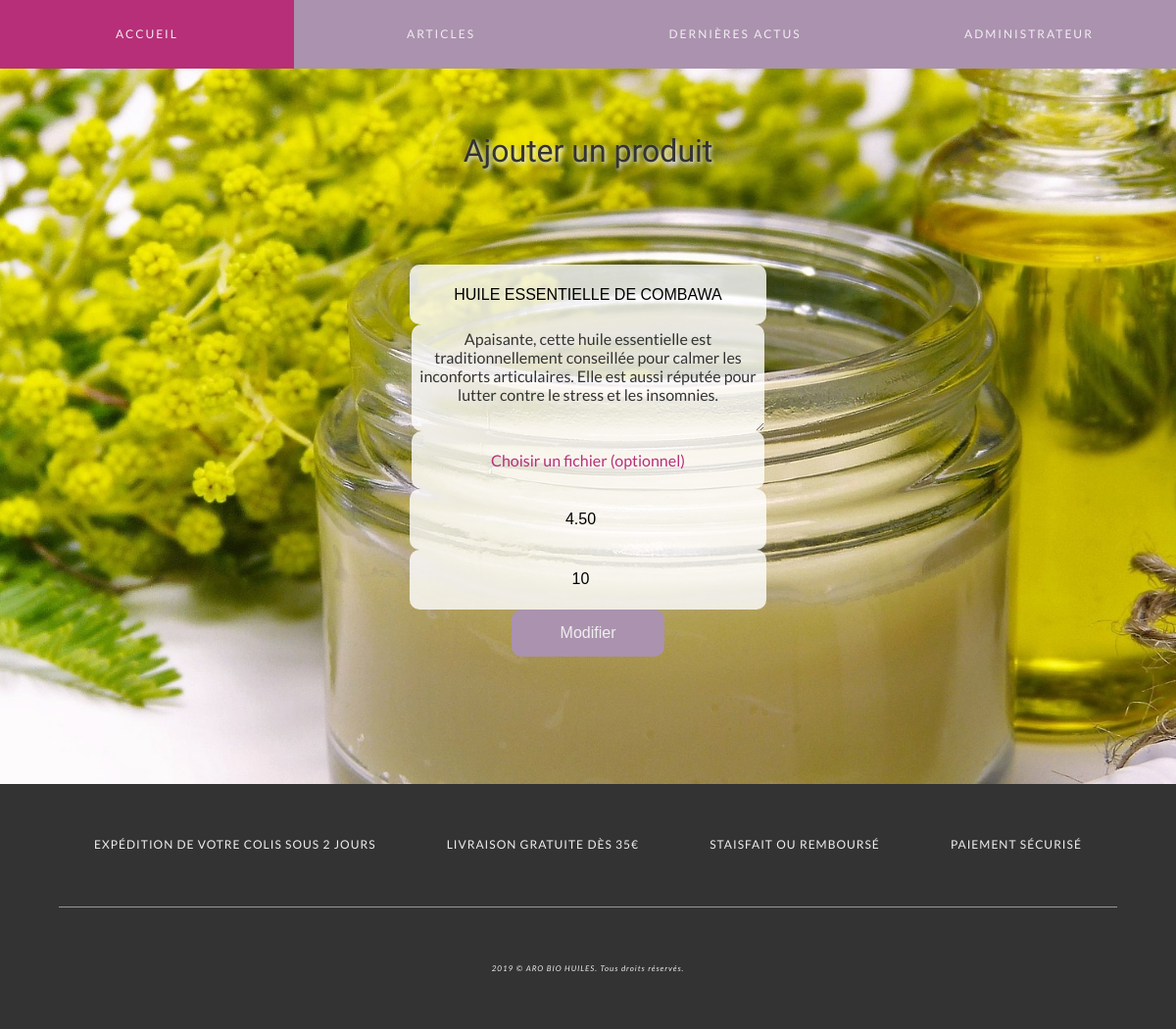
Screenshot of /index.php?page=update_product&id=3 (signed in) with the database file from the repository.
### tables this page shows
CREATE TABLE `products` (
  `product_id` int(11) NOT NULL AUTO_INCREMENT,
  `name` varchar(255) NOT NULL,
  `description` text,
  `created` timestamp NOT NULL DEFAULT CURRENT_TIMESTAMP ON UPDATE CURRENT_TIMESTAMP,
  `image` varchar(255) DEFAULT NULL,
  `price` decimal(6,2) NOT NULL DEFAULT '0.00',
  `quantity` int(11) unsigned NOT NULL DEFAULT '10',
  PRIMARY KEY (`product_id`)
);

### models/product.php (called while the page is built, shortened)
<?php
    include_once('services/dao.php');
    function getOne($id)
    {
        global $pdo;
        $stmt = $pdo->prepare(
            'SELECT `product_id`, `name`, `description`, `created`, `image`, `price`, `quantity`
            FROM products
            WHERE `product_id`=?'
        );
        $stmt->execute([$id]);
        $product = $stmt->fetch(\PDO::FETCH_OBJ);
        if (isset($product)) {
            return $product;
        } else {
            return false;
        }
    }

### views/products/add.php (the view, shortened to what this page needs)
<?php
    require_once('models/product.php');
    if(!isset($_SESSION['user']) || (isset($_SESSION['user']) && $_SESSION['user']->role !== 'admin')):
        header("Location: /");
        exit;
    else:
        if ($_GET['page'] === 'add_product' && $_POST) {
            $product = Product\add($_POST['name'], $_POST['description'], $_POST['price'], $_POST['quantity'], $_FILES['image']['name'], $_FILES['image']['tmp_name']);
            if ($product) {
                header("Location: /index.php?page=products&message=0");
                exit;
            } else {
                $error = 'Erreur : Veuillez recommencer';
            }
        } else if ($_GET['page'] === 'update_product') {
            if (array_key_exists('id', $_GET)) {
                $product = Product\getOne($_GET['id']);
            } else {
                $error = "Erreur : le produit n'existe pas";
            }
        }
?>
<section class="ctn">
    <section class="section">
        <h2 class="subtitle subtitle--connect">Ajouter un produit</h2>
        <?php if($_GET['page'] === 'add_product'): ?>
        <form class="form" method="POST" enctype="multipart/form-data" action="">
            <input class="form__input" type="text" name="name" placeholder="Nom du produit" required />
            <textarea class="form__input form__input--area" name="description" placeholder="Description (optionnel)" ></textarea>
            <input class="form__input--file" type="file" name="image" id="image" />
            <label for="image" class="form__input form__input--label">Choisir un fichier (optionnel)</label>
            <input class="form__input" type="number" step=".01" name="price" placeholder="0.00" required />
            <input class="form__input" type="number" name="quantity" placeholder="0" />
            <button class="form__button" type="submit">Valider</button>
        </form>
        <?php else: ?>
            <form class="form" method="POST" enctype="multipart/form-data" action="">
                <input class="form__input" type="text" name="name" value="<?= $product->name ?>" />
                <textarea class="form__input form__input--area" name="description" placeholder="Description (optionnel)" ><?= $product->description ?></textarea>
                <label for="image" class="form__input form__input--label">Choisir un fichier (optionnel)</label>
                <input class="form__input" type="number" step=".01" name="price" value="<?= $product->price ?>" />
                <input class="form__input" type="number" name="quantity"  value="<?= $product->quantity ?>" />
                <button class="form__button" type="submit">Modifier</button>
            </form>
        <?php endif; ?>
    </section>
</section>
<?php endif; ?>

### styles.css (style rules this page uses)
.body { font-family: 'Lato', sans-serif; font-size: 1em; color: #333333; }
.section { height: 100vh; width: 100%; display: flex; flex-direction: column; justify-content: center; align-items: center; }
.subtitle { font-size: 2em; line-height: 1.5em; font-family: 'Damion', cursive; text-indent: 1.5em; text-shadow: 2px 2px 4px #eeeeee; padding-bottom: 1em; }
.ctn { background-image: url('images/bg.jpg'); background-size: cover; background-attachment: fixed; display: flex; flex-direction: column; justify-content: center; align-items: center; min-height: 100vh; }
.form { display: flex; flex-direction: column; justify-content: space-evenly; align-items: center; width: 60%; height: 50%; }
.form__input { width: 50%; height: 15%; font-size: 1em; border-radius: 10px; background-color: rgba(255,255,255,0.8); border: none; outline: none; text-align: center; display: flex; justify-content: center; align-items: center; }
.form__input::placeholder { font-style: italic; font-size: 1em; }
.form__input--area { font-family: 'Lato', sans-serif; font-size: 1em; color: #333333; height: 100px; padding: 5px; width: calc(50% - 10px); }
.form__button { font-size: 1em; color: #eeeeee; background-color: #ab92af; border: none; padding: 15px 50px; border-radius: 10px; transition: background-color ease 200ms; cursor: pointer; }
.subtitle--connect { text-indent: 0; }
.form__input--label { color: #b72f79; cursor: pointer; }

### rows the page displays
products: name "HUILE ESSENTIELLE DE COMBAWA", description "Apaisante, cette huile essentielle est traditionnellement conseillée pour calmer les inconforts articulaires. Elle est aussi réputée pour lutter contre le stress et les insomnies.", price "4.50", quantity "10"

### other values shown
$_SESSION['user']->firstname "ADMINISTRATEUR"
